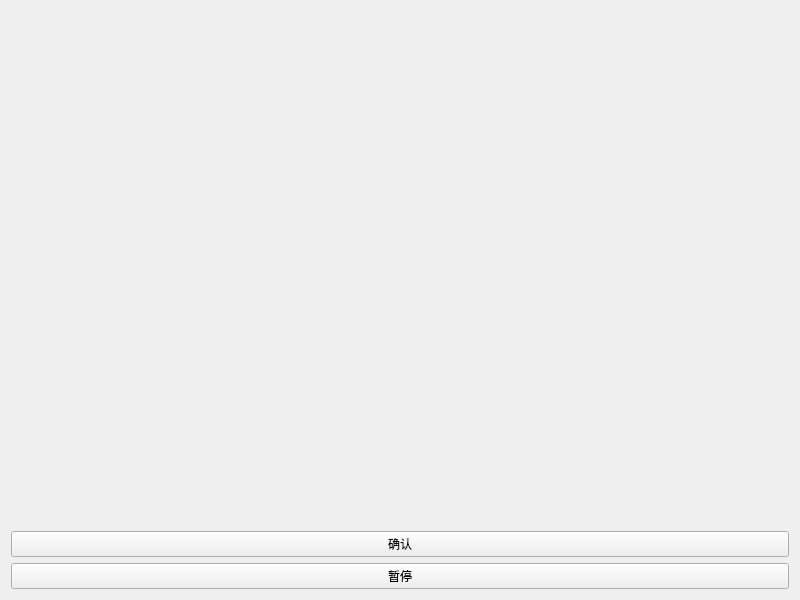
<?xml version="1.0" encoding="UTF-8"?>
<ui version="4.0">
 <class>Widget</class>
 <widget class="QWidget" name="Widget">
  <property name="geometry">
   <rect>
    <x>0</x>
    <y>0</y>
    <width>800</width>
    <height>600</height>
   </rect>
  </property>
  <property name="windowTitle">
   <string>Widget</string>
  </property>
  <layout class="QVBoxLayout" name="verticalLayout">
   <item>
    <widget class="QLabel" name="photo_label">
     <property name="text">
      <string/>
     </property>
     <property name="scaledContents">
      <bool>true</bool>
     </property>
     <property name="alignment">
      <set>Qt::AlignmentFlag::AlignCenter</set>
     </property>
    </widget>
   </item>
   <item>
    <widget class="QPushButton" name="commit_Button">
     <property name="text">
      <string>确认</string>
     </property>
    </widget>
   </item>
   <item>
    <widget class="QPushButton" name="stop_Button">
     <property name="text">
      <string>暂停</string>
     </property>
    </widget>
   </item>
  </layout>
 </widget>
 <resources/>
 <connections/>
</ui>
